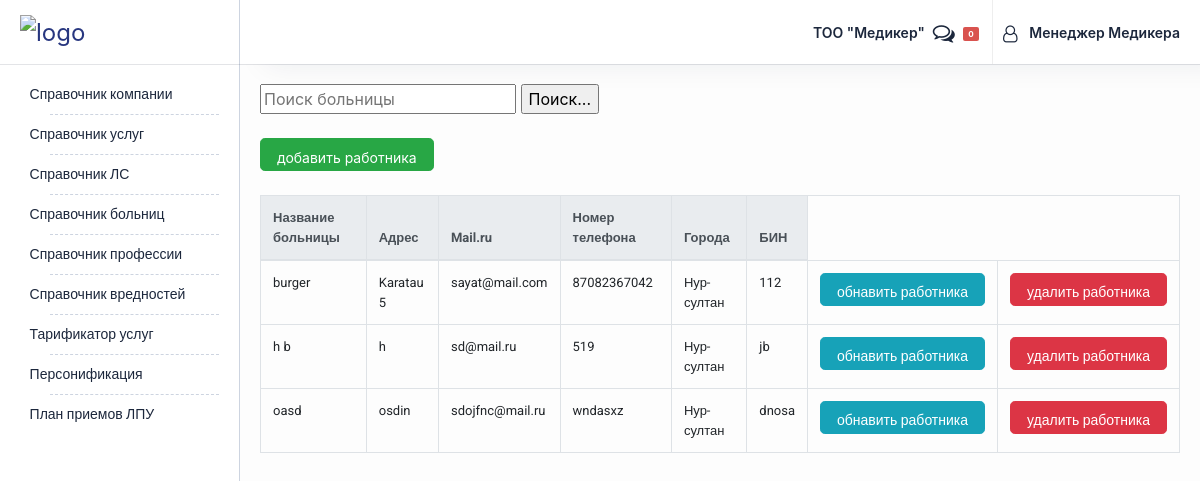
The page /hospital/list/ (signed in) on the database its author committed.
### insurance/models.py (models this page shows)
class ItemBase(models.Model):
    title = models.CharField(max_length=1000, null=True)
    created_date = models.DateField(auto_now_add=True)
    updated_date = models.DateField(auto_now=True)
    class Meta:
        abstract = True
    def __str__(self):
        return self.title

class OrganizationBase(models.Model):
    bin = models.CharField(max_length=12, null=True)
    address = models.CharField(max_length=500, null=True)
    email = models.EmailField(max_length=254, null=True)
    phone = models.CharField(max_length=70, null=True)
    city = models.ForeignKey(
        City, on_delete=models.CASCADE,
        related_name='%(class)s_city', null=True)
    bank = models.ForeignKey(
        Bank, on_delete=models.CASCADE, null=True,
        related_name='%(class)s_bank')
    class Meta:
        abstract = True

class Hospital(ItemBase, OrganizationBase):
    class Meta:
        db_table = "hospitals"

class City(ItemBase):
    region = models.ForeignKey(
        Region, on_delete=models.CASCADE, related_name='cities_region')
    class Meta:
        db_table = "cities"

### insurance/views.py (the view)
class HospitalListView(HospitalMixin, ListView):
    template_name = 'hospital/list.html'
    context_object_name = 'hospitals'
    paginate_by = 5
    def get_queryset(self):
        qs = self.model.objects.all()
        hospital_filtered_list = HospitalFilter(
            self.request.GET, queryset=qs)
        return hospital_filtered_list.qs

### templates/hospital/list.html (shortened to what this page needs)
{% extends "base.html" %}
{% block content %}
<div>
	<form method="GET">
        <input type="text" name="title" placeholder="Поиск больницы" value="{{ request.GET.title }}">
        <input type="submit" name="" value="Поиск...">
    </form><br>
    <button  class="btn btn-success btn-lg element input-mini"
    		data-url="{% url 'insurance:hospital_create' %}" data-toggle="modal" data-target="#element" aria-hidden="true">
				 добавить работника
	</button>
</div>
<div class="row">
	<div class="col-md-12">
		<br>
		<table class="table table-hover table-bordered">
			<thead class="thead-light">
				<tr>
					<th scope="col">Название больницы</th>
					<th scope="col">Адрес</th>
					<th scope="col">Mail.ru</th>
					<th scope="col">Номер телефона</th>
					<th scope="col">Города</th>
					<th scope="col">БИН</th>
				</tr>
			</thead>
			<tbody>
				{% for hospital in hospitals %}
					<tr>
						<td>{{hospital.title}}</td>
						<td>{{hospital.address}}</td>
						<td>{{hospital.email}}</td>
						<td>{{hospital.phone}}</td>
						<td>{{hospital.city}}</td>
						<td>{{hospital.bin}}</td>
                        <td>
                        	<button  class="btn btn-info btn-lg element input-mini"
			            		data-url="{% url 'insurance:hospital_update' hospital.id %}" data-toggle="modal" data-target="#element" aria-hidden="true">
									обнавить работника
							</button>
                        </td>
                        <td>
                        	<button  class="btn btn-danger btn-lg element input-mini"
			            		data-url="{% url 'insurance:hospital_delete' hospital.id %}" data-toggle="modal" data-target="#element" aria-hidden="true">
									удалить работника
							</button>
                        </td>
					</tr>
				{% endfor %}
			</tbody>
		</table>
	</div>
</div>
{% endblock %}

### templates/base.html (shortened to what this page needs)
<!DOCTYPE html>
<html lang="en">
<head>
  {% load static %}
  <link rel="stylesheet" href="https://maxcdn.bootstrapcdn.com/bootstrap/4.0.0/css/bootstrap.min.css">
  <link rel="stylesheet" href="{% static 'css/font-awesome.min.css' %}">
  <link rel="stylesheet" href="{% static 'css/style.css' %}">
  <link rel="stylesheet" href="{% static 'css/main.css' %}">
</head>
<body class="sidebar-fixed">
  <div class="container-scroller">
    <nav class="navbar col-lg-12 col-12 p-0 fixed-top d-flex flex-row">
      <div class="text-center navbar-brand-wrapper d-flex align-items-center">
        <a class="navbar-brand brand-logo" href="index.html">
          <img src="{% static 'img/favicon.jpg' %}" alt="logo"/>
        </a>
      </div>
      <div class="navbar-menu-wrapper d-flex align-items-center justify-content-end">
        <ul class="navbar-nav navbar-nav-right">
          <li class="nav-item dropdown">
            <a class="nav-link count-indicator">
              ТОО "Медикер"
            </a>
          </li>
          <li class="nav-item dropdown">
            <a class="nav-link count-indicator" href="/new/create">
              <i class="fa fa-comments-o fa-icon"></i>
              <span class="label label-danger fz8">0</span>
            </a>
          </li>
                    <li class="nav-item nav-profile dropdown dropdown-navbar">
            <a class="nav-link" href="#" data-toggle="dropdown" id="profileDropdown">
              <i class="fa fa-user-o fz17"></i>
              <span class="phone-none">Менеджер Медикера
                                  </span>
            </a>
          </li>
        </ul>
      </div>
    </nav>
    <div class="container-fluid page-body-wrapper">
      <nav class="sidebar sidebar-offcanvas" id="sidebar">
        <ul class="nav">
          <li class="nav-item">
            <a class="nav-link" href="{% url 'insurance:insurer_list' %}">
              <span class="menu-title">Справочник компании</span>
            </a>
          </li>
          <li class="nav-item">
            <a class="nav-link" href="{% url 'tariffication:service_list' %}">
              <span class="menu-title">Справочник услуг</span>
            </a>
          </li>
          <li class="nav-item">
            <a class="nav-link" href="{% url 'drug:drug_list' %}">
              <span class="menu-title">Справочник ЛС</span>
            </a>
          </li>
          <li class="nav-item">
            <a class="nav-link" href="{% url 'insurance:hospital_list' %}">
              <span class="menu-title">Справочник больниц</span>
            </a>
          </li>
          <li class="nav-item">
            <a class="nav-link" href="{% url 'insurance:profession_list' %}">
              <span class="menu-title">Справочник профессии</span>
            </a>
          </li>
          <li class="nav-item">
            <a class="nav-link" href="{% url 'tariffication:harm_list' %}">
              <span class="menu-title">Справочник вредностей</span>
            </a>
          </li>
          <li class="nav-item">
            <a class="nav-link" href="{% url 'tariffication:tariffication_list' %}">
              <span class="menu-title">Тарификатор услуг</span>
            </a>
          </li>
          <li class="nav-item">
            <a class="nav-link" href="{% url 'insurance:personification_list' %}">
              <span class="menu-title">Персонификация</span>
            </a>
          </li>
          <li class="nav-item">
            <a class="nav-link" href="">
              <span class="menu-title">План приемов ЛПУ</span>
            </a>
          </li>
        </ul>
      </nav>
      <div class="main-panel">
        <div class="content-wrapper">
          {% block content %}{% endblock %}
        </div>
      </div>
    </div>
  </div>
</body>
</html>

### templates/pagination.html (shortened to what this page needs)
{% load my_tags %}

### static/css/main.css (style rules this page uses)
table { font-size: 13px; border-radius: 4px; background-color: #fff; font-family: 'Roboto', sans-serif; }
.navbar-nav>li>a { font-size: 14px!important; font-weight: 600; }
.dropdown-navbar { border-left: 1px solid #eee; padding-left: 10px; }
.fa-icon { padding-right: 5px; font-size: 17px; cursor: pointer; }
.fz8 { font-size: 8px; }
.label-danger { background-color: #d9534f; }
.label { display: inline; padding: .2em .6em .3em; font-size: 58%; font-weight: 700; line-height: 1; color: #fff; text-align: center; white-space: nowrap; vertical-align: baseline; border-radius: .25em; }
.fz17 { font-size: 17px; }
.input-mini { height: 33px!important; font-size: 14px!important; }
table { margin-bottom: 0px!important; }

### rows shown on the page
Hospital: title "burger", address "Karatau 5", email "sayat@mail.com", phone "87082367042", city "Нур-султан", bin "112"
Hospital: title "h b", address "h", email "sd@mail.ru", phone "519", city "Нур-султан", bin "jb"
Hospital: title "oasd", address "osdin", email "sdojfnc@mail.ru", phone "wndasxz", city "Нур-султан", bin "dnosa"
